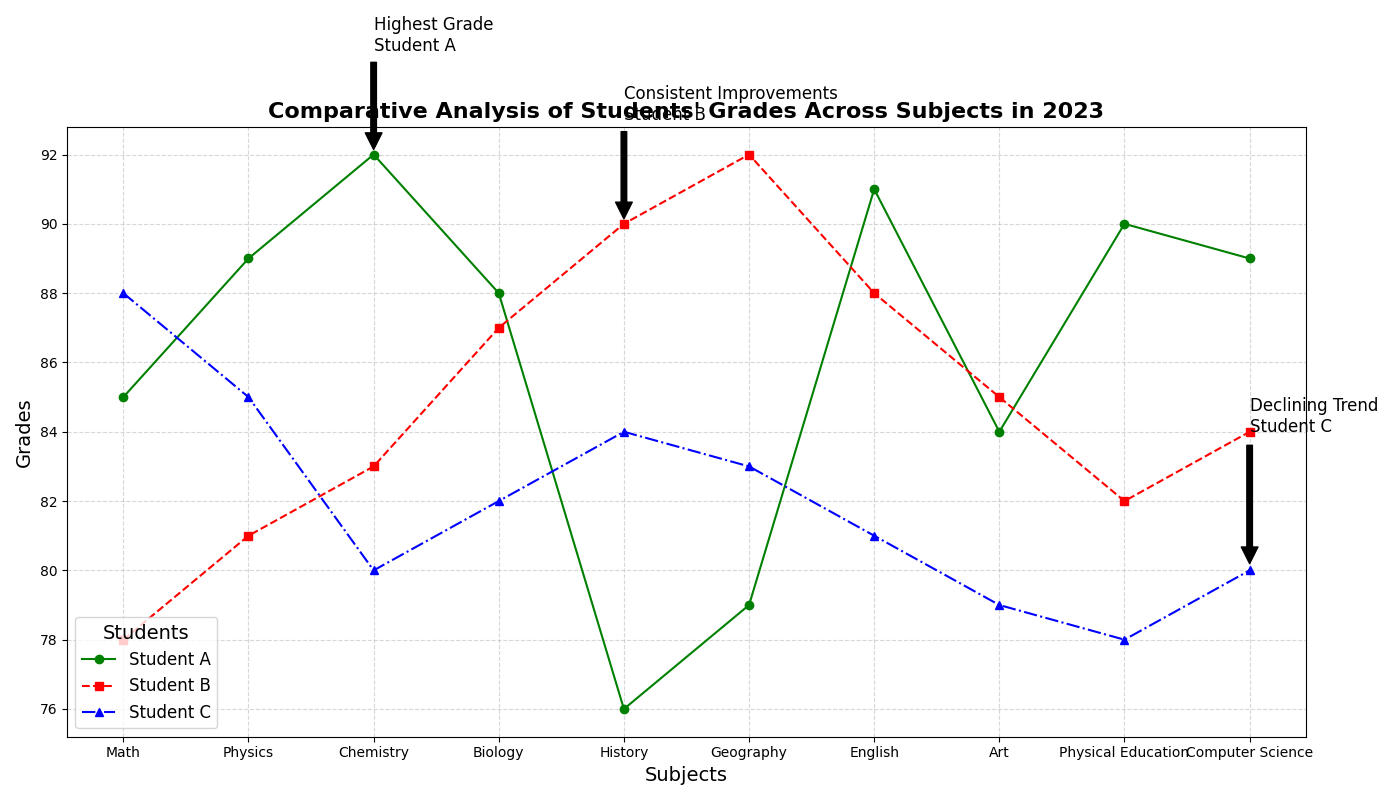

The script that drew this image:
import matplotlib.pyplot as plt
import numpy as np

subjects = ['Math', 'Physics', 'Chemistry', 'Biology', 'History', 'Geography', 'English', 'Art', 'Physical Education', 'Computer Science']
student_A_grades = [85, 89, 92, 88, 76, 79, 91, 84, 90, 89]
student_B_grades = [78, 81, 83, 87, 90, 92, 88, 85, 82, 84]
student_C_grades = [88, 85, 80, 82, 84, 83, 81, 79, 78, 80]

# Create the figure and axis
fig, ax = plt.subplots(figsize=(14, 8))

# Shuffled color assignment for each student
ax.plot(subjects, student_A_grades, marker='o', linestyle='-', color='green', label='Student A')  # Shuffled to green
ax.plot(subjects, student_B_grades, marker='s', linestyle='--', color='red', label='Student B')   # Shuffled to red
ax.plot(subjects, student_C_grades, marker='^', linestyle='-.', color='blue', label='Student C')  # Shuffled to blue

# Add titles and labels
ax.set_title('Comparative Analysis of Students\' Grades Across Subjects in 2023', fontsize=16, fontweight='bold')
ax.set_xlabel('Subjects', fontsize=14)
ax.set_ylabel('Grades', fontsize=14)

# Add legend
ax.legend(title='Students', fontsize=12, title_fontsize=14, loc='lower left')

# Customize grid
ax.grid(True, linestyle='--', alpha=0.5)

# Annotations to highlight key points
ax.annotate('Highest Grade\nStudent A', xy=('Chemistry', 92), xytext=('Chemistry', 95), arrowprops=dict(facecolor='black', shrink=0.05), fontsize=12)
ax.annotate('Consistent Improvements\nStudent B', xy=('History', 90), xytext=('History', 93), arrowprops=dict(facecolor='black', shrink=0.05), fontsize=12)
ax.annotate('Declining Trend\nStudent C', xy=('Computer Science', 80), xytext=('Computer Science', 84), arrowprops=dict(facecolor='black', shrink=0.05), fontsize=12)

# Automatically adjust the layout
plt.tight_layout()

# Show the plot
plt.show()
